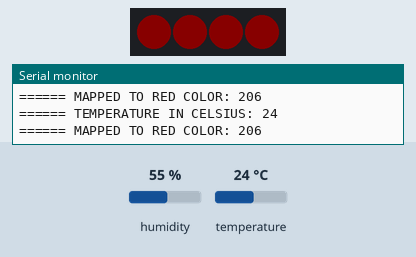
Bench run of a sketch on a simulated Arduino Uno, built with avr-gcc and run on an emulated ATmega328P. Shown: 4 RGB LEDs in strip order, left to right, the last lines printed to the serial monitor. Wiring (inferred from the names in the program): SHT3x sensor at I2C address 0x44. The test bench sets the inputs (shaded band); at power-on: temperature 24 °C, humidity 55 %. Dim RGB values are drawn brighter than linear.

Above: at 2.2 s.
2.3 s: temperature set to 12 °C
At 3.8 s:
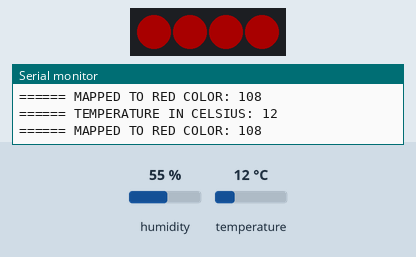
4.1 s: temperature set to 19 °C
At 4.8 s:
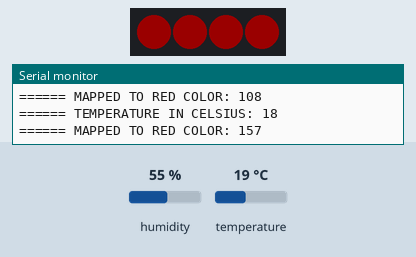
5.8 s: temperature set to 28 °C
At 6.9 s:
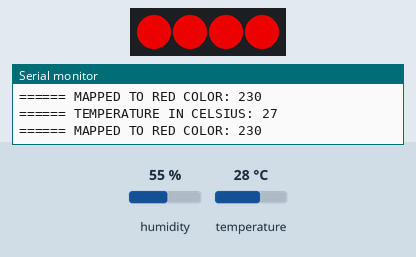
Timing chart, 0 to 8.8 s (numbered marks = the images above; inputs shaded):
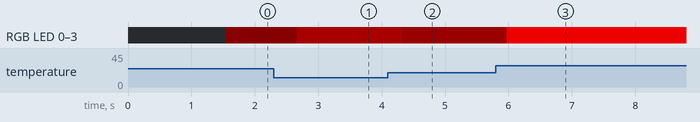

Measured:
- after the input at 2.3 s, RGB LED 0–3: RGB(9, 0, 0) → RGB(43, 0, 0) after 0.36 s
- after the input at 4.1 s, RGB LED 0–3: RGB(43, 0, 0) → RGB(26, 0, 0) after 0.22 s
- after the input at 5.8 s, RGB LED 0–3: RGB(26, 0, 0) → RGB(197, 0, 0) after 0.17 s

The sketch:

temperature_led_indicator.ino
```cpp
#include "SHT3X.h"
#include <FastLED.h>

SHT3X objSHT30(0x44);

#define LED_PIN     17
#define NUM_LEDS    4
#define BRIGHTNESS  200
#define LED_TYPE    WS2811
#define COLOR_ORDER GRB
CRGB arrayLEDs[NUM_LEDS];

#define UPDATES_PER_SECOND 100

byte getCelsius;

void setPixel(int i, byte red, byte green, byte blue)
{
  arrayLEDs[i].r = red;
  arrayLEDs[i].g = green;
  arrayLEDs[i].b = blue;
}

void setup()
{
  delay(1000); //@Power-up safety delay
  Serial.begin(115200);
  FastLED.addLeds<LED_TYPE, LED_PIN, COLOR_ORDER>(arrayLEDs, NUM_LEDS).setCorrection(TypicalLEDStrip);
  FastLED.setBrightness(BRIGHTNESS);
}

void loop()
{
  if(objSHT30.get()==0)
  {
    Serial.print("====== TEMPERATURE IN CELSIUS: ");
    getCelsius = objSHT30.cTemp;
    Serial.println(getCelsius);

    getCelsius = map(getCelsius, 0, 30, 10, 255);
    Serial.print("====== MAPPED TO RED COLOR: ");
    Serial.println(getCelsius);
  }
  else
  {
    getCelsius = 0;
  }

  for( uint8_t i = 0; i < NUM_LEDS; i++)
  {
    setPixel(i, getCelsius*10, 0, 0);
  }
  FastLED.show();
  //FastLED.delay(UPDATES_PER_SECOND);
}
```

SHT3X.cpp
```cpp
#include "SHT3X.h"

SHT3X::SHT3X(uint8_t address)
{
	Wire.begin();
	_address=address;
}

byte SHT3X::get()
{
	unsigned int data[6];
	// Start I2C Transmission
	Wire.beginTransmission(_address);
	// Send measurement command
	Wire.write(0x2C);
	Wire.write(0x06);
	// Stop I2C transmission
	if (Wire.endTransmission()!=0)
		return 1;
	delay(500);
	// Request 6 bytes of data
	Wire.requestFrom(_address, 6);
	// Read 6 bytes of data
	// cTemp msb, cTemp lsb, cTemp crc, humidity msb, humidity lsb, humidity crc
	for (int i=0;i<6;i++)
	{
    data[i]=Wire.read();
	};
	delay(50);
	if (Wire.available()!=0)
		return 2;

	// Convert the data
	cTemp = ((((data[0] * 256.0) + data[1]) * 175) / 65535.0) - 45;
	fTemp = (cTemp * 1.8) + 32;
	humidity = ((((data[3] * 256.0) + data[4]) * 100) / 65535.0);
	return 0;
}
```

SHT3X.h
```cpp
#ifndef __SHT3X_H
#define __SHT3X_H

#if ARDUINO >= 100
 #include "Arduino.h"
#else
 #include "WProgram.h"
#endif

#include "Wire.h"

class SHT3X{
public:
	SHT3X(uint8_t address=0x45);
	byte get(void);
	float cTemp=0;
	float fTemp=0;
	float humidity=0;

private:
	uint8_t _address;

};


#endif
```
